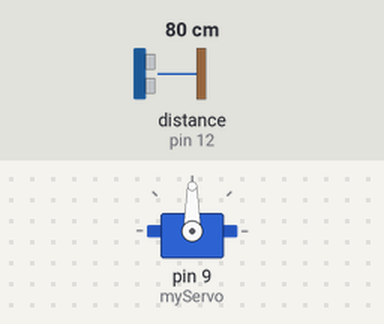
Simulated run of this sketch. Board: Arduino Uno, built with avr-gcc and run on an emulated ATmega328P. Parts: servo. The inputs (shaded band) are chosen by the test bench; at power-on: distance to the obstacle (sensor on pin 12) 80 cm. The echo pulse lasts 58.3 µs per cm; what the sketch prints to the serial monitor is not drawn.

Above: at 0.05 s.
Timing chart, 0 to 4.6 s (numbered marks = the images above):
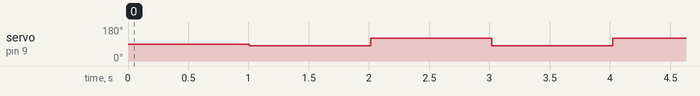

Measured:
- by itself, servo on pin 9 (myServo): alternates 120° for 1.0 s and 80° for 1.0 s

The sketch:

controlling_servo_and_record_distance.ino
```cpp
#include <Servo.h>
#include <HCSR04.h>


const unsigned int sampleInterval = 1000;

HCSR04 hc(11, 12);// trig pin, echo pin

Servo myServo;

unsigned int currentDistance;
unsigned int count = 0;
int angleRange[2] = {80, 120};
unsigned long prevTime = millis();
unsigned long currentTime;

void isrServo(){
  currentDistance = hc.dist();//get the current distance
  Serial.print(currentDistance);
  myServo.write(angleRange[count%2]);
  Serial.print(" ,");
  Serial.print(count);
  Serial.print(" ,");
  Serial.println(angleRange[count%2]);
  count++;
}


void setup() {
  // put your setup code here, to run once:
  Serial.begin(115200);
  Serial.println("code started");
  myServo.attach(9);
  Serial.println("servo attached");
}

void loop() {
  // put your main code here, to run repeatedly:
  currentTime = millis();
  if (currentTime - prevTime > sampleInterval){
    isrServo();
    prevTime = millis();
  }
}
```
